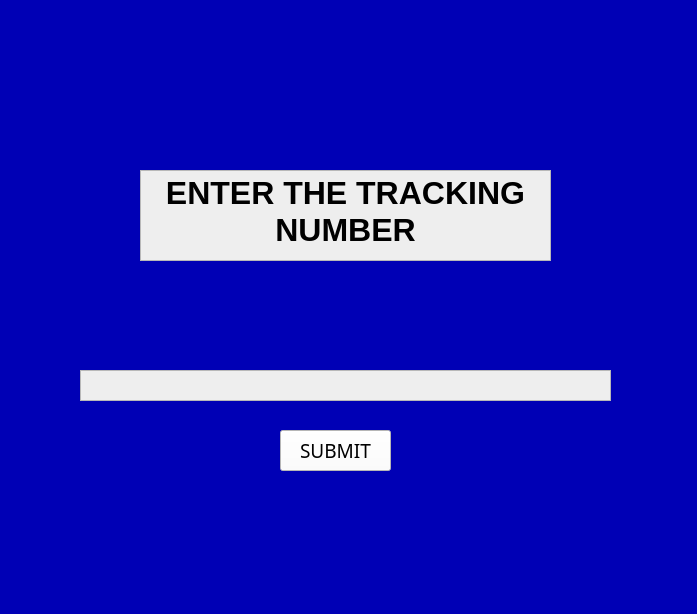
<?xml version="1.0" encoding="UTF-8"?>
<ui version="4.0">
 <class>Form</class>
 <widget class="QWidget" name="Form">
  <property name="geometry">
   <rect>
    <x>0</x>
    <y>0</y>
    <width>697</width>
    <height>614</height>
   </rect>
  </property>
  <property name="windowTitle">
   <string>Form</string>
  </property>
  <property name="styleSheet">
   <string notr="true">background-color: rgb(0, 0, 181);</string>
  </property>
  <widget class="QTextBrowser" name="textBrowser">
   <property name="geometry">
    <rect>
     <x>140</x>
     <y>170</y>
     <width>411</width>
     <height>91</height>
    </rect>
   </property>
   <property name="styleSheet">
    <string notr="true">background-color: rgb(238, 238, 238);</string>
   </property>
   <property name="html">
    <string>&lt;!DOCTYPE HTML PUBLIC &quot;-//W3C//DTD HTML 4.0//EN&quot; &quot;http://www.w3.org/TR/REC-html40/strict.dtd&quot;&gt;
&lt;html&gt;&lt;head&gt;&lt;meta name=&quot;qrichtext&quot; content=&quot;1&quot; /&gt;&lt;style type=&quot;text/css&quot;&gt;
p, li { white-space: pre-wrap; }
&lt;/style&gt;&lt;/head&gt;&lt;body style=&quot; font-family:'MS Shell Dlg 2'; font-size:8.25pt; font-weight:400; font-style:normal;&quot;&gt;
&lt;p align=&quot;center&quot; style=&quot; margin-top:0px; margin-bottom:0px; margin-left:0px; margin-right:0px; -qt-block-indent:0; text-indent:0px;&quot;&gt;&lt;span style=&quot; font-size:24pt; font-weight:600;&quot;&gt;ENTER THE TRACKING NUMBER&lt;/span&gt;&lt;/p&gt;&lt;/body&gt;&lt;/html&gt;</string>
   </property>
  </widget>
  <widget class="QTextEdit" name="textEdit">
   <property name="geometry">
    <rect>
     <x>80</x>
     <y>370</y>
     <width>531</width>
     <height>31</height>
    </rect>
   </property>
   <property name="font">
    <font>
     <pointsize>12</pointsize>
    </font>
   </property>
   <property name="styleSheet">
    <string notr="true">background-color: rgb(238, 238, 238);</string>
   </property>
   <property name="html">
    <string>&lt;!DOCTYPE HTML PUBLIC &quot;-//W3C//DTD HTML 4.0//EN&quot; &quot;http://www.w3.org/TR/REC-html40/strict.dtd&quot;&gt;
&lt;html&gt;&lt;head&gt;&lt;meta name=&quot;qrichtext&quot; content=&quot;1&quot; /&gt;&lt;style type=&quot;text/css&quot;&gt;
p, li { white-space: pre-wrap; }
&lt;/style&gt;&lt;/head&gt;&lt;body style=&quot; font-family:'MS Shell Dlg 2'; font-size:12pt; font-weight:400; font-style:normal;&quot;&gt;
&lt;p align=&quot;center&quot; style=&quot;-qt-paragraph-type:empty; margin-top:0px; margin-bottom:0px; margin-left:0px; margin-right:0px; -qt-block-indent:0; text-indent:0px; font-size:8.25pt;&quot;&gt;&lt;br /&gt;&lt;/p&gt;&lt;/body&gt;&lt;/html&gt;</string>
   </property>
  </widget>
  <widget class="QPushButton" name="pushButton">
   <property name="geometry">
    <rect>
     <x>280</x>
     <y>430</y>
     <width>111</width>
     <height>41</height>
    </rect>
   </property>
   <property name="font">
    <font>
     <family>Algerian</family>
     <pointsize>14</pointsize>
     <weight>50</weight>
     <bold>false</bold>
     <strikeout>false</strikeout>
    </font>
   </property>
   <property name="styleSheet">
    <string notr="true">background-color: rgb(255, 255, 255);</string>
   </property>
   <property name="text">
    <string>SUBMIT</string>
   </property>
   <property name="iconSize">
    <size>
     <width>16</width>
     <height>16</height>
    </size>
   </property>
  </widget>
 </widget>
 <resources/>
 <connections/>
</ui>
